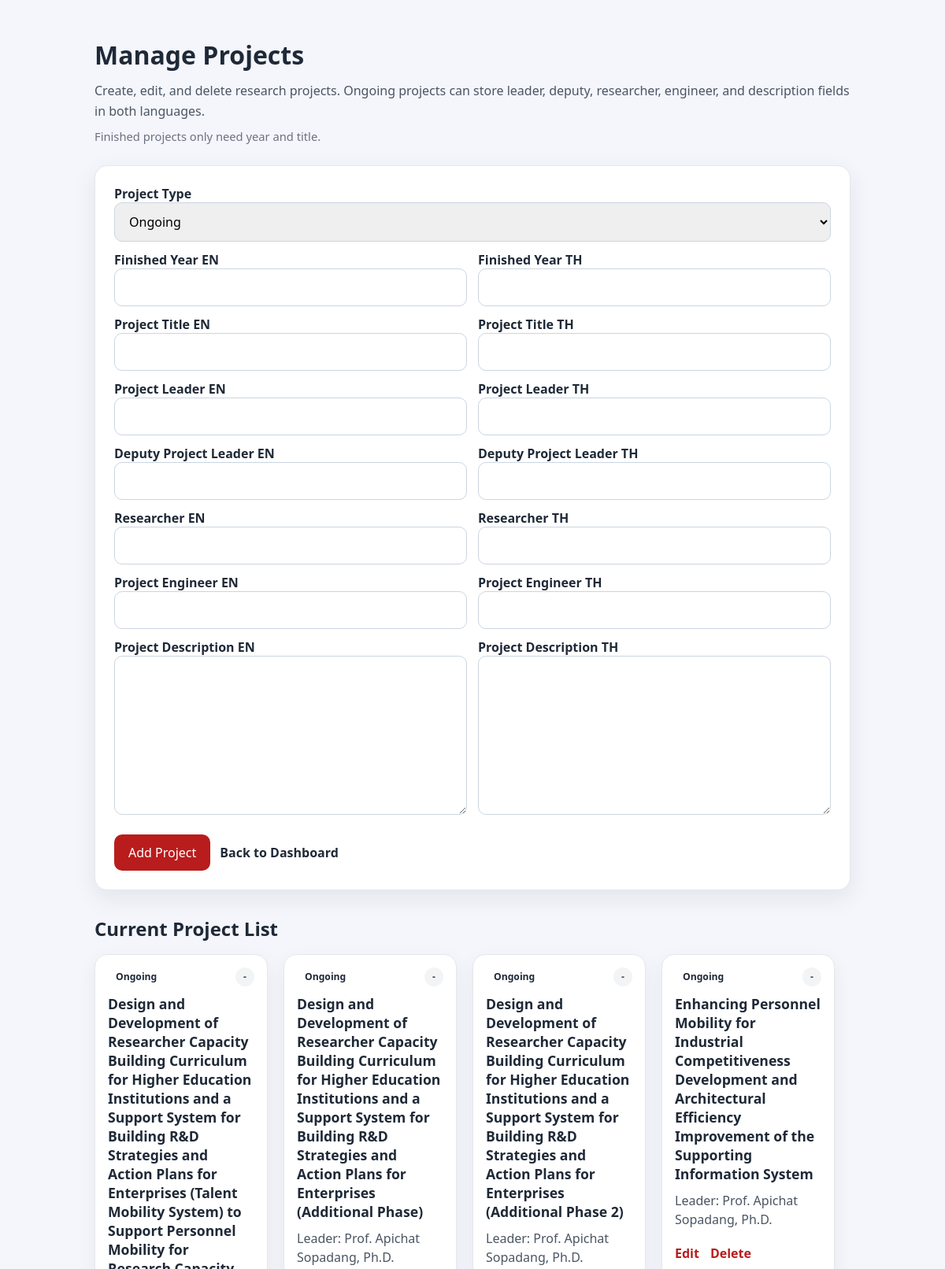
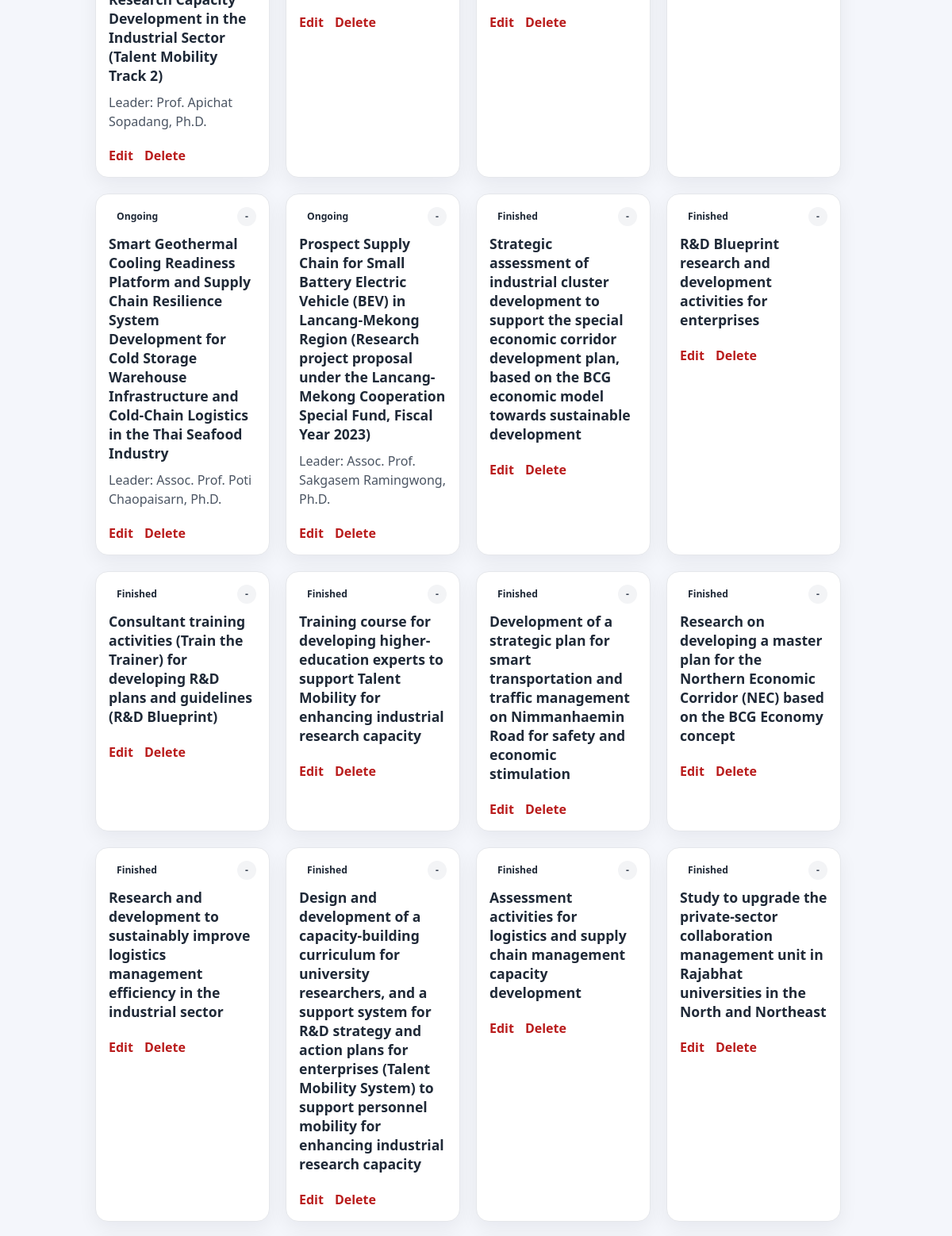
The app's page /0630_SCEMadmin/projects (signed in, upper part) with its own data (2 pictures, top to bottom).
### tables this page shows
CREATE TABLE research_projects (
            id INTEGER PRIMARY KEY AUTOINCREMENT,
            project_type TEXT NOT NULL CHECK (project_type IN ('ongoing', 'finished')),
            sort_order INTEGER NOT NULL DEFAULT 0,
            year_en TEXT,
            year_th TEXT,
            title_en TEXT NOT NULL,
            title_th TEXT NOT NULL,
            leader_en TEXT,
            leader_th TEXT,
            deputy_en TEXT,
            deputy_th TEXT,
            researcher_en TEXT,
            researcher_th TEXT,
            engineer_en TEXT,
            engineer_th TEXT,
            description_en TEXT,
            description_th TEXT
        );

### routes/admin_routes.py (the view, shortened to what this page needs)
@admin_bp.route("/projects", methods=["GET", "POST"])
@login_required
def projects():
    editing_project = None
    success_message = None
    edit_id = request.args.get("edit_id", type=int)
    if edit_id:
        editing_project = get_project_by_id(edit_id)
    project_list = get_all_projects()
    return render_template(
        "admin_projects.html",
        project_list=project_list,
        editing_project=editing_project,
        success_message=success_message,
    )

### database.py (called while the page is built)
def get_db_connection():
    connection = sqlite3.connect(DATABASE_PATH)
    connection.row_factory = sqlite3.Row
    return connection

def ensure_research_projects_table():
    connection = get_db_connection()
    connection.execute(
        """
        CREATE TABLE IF NOT EXISTS research_projects (
            id INTEGER PRIMARY KEY AUTOINCREMENT,
            project_type TEXT NOT NULL CHECK (project_type IN ('ongoing', 'finished')),
            sort_order INTEGER NOT NULL DEFAULT 0,
            year_en TEXT,
            year_th TEXT,
            title_en TEXT NOT NULL,
            title_th TEXT NOT NULL,
            leader_en TEXT,
            leader_th TEXT,
            deputy_en TEXT,
            deputy_th TEXT,
            researcher_en TEXT,
            researcher_th TEXT,
            engineer_en TEXT,
            engineer_th TEXT,
            description_en TEXT,
            description_th TEXT
        )
        """
    )
    connection.commit()
    connection.close()

def get_all_projects():
    ensure_research_projects_table()
    connection = get_db_connection()
    projects = connection.execute(
        """
        SELECT *
        FROM research_projects
        ORDER BY CASE project_type WHEN 'ongoing' THEN 0 ELSE 1 END, sort_order ASC, id ASC
        """
    ).fetchall()
    connection.close()
    return projects

### routes/admin_routes.py (called while the page is built)
def login_required(view_function):
    @wraps(view_function)
    def wrapped_view(*args, **kwargs):
        if "admin_id" not in session:
            return redirect(url_for("auth.login"))
        return view_function(*args, **kwargs)
    return wrapped_view

### templates/admin_projects.html (shortened to what this page needs)
<!DOCTYPE html>
<html lang="zh-Hant">
<head>
    <link rel="stylesheet" href="{{ url_for('static', filename='css/admin.css') }}">
</head>
<body>
    <main class="admin-form-page">
        <section class="admin-form-header">
            <h1>Manage Projects</h1>
            <p>Create, edit, and delete research projects. Ongoing projects can store leader, deputy, researcher, engineer, and description fields in both languages.</p>
            <p class="admin-form-hint">Finished projects only need year and title.</p>
        </section>
        <form method="POST" class="admin-form-card">
            <div class="admin-form-grid">
                <div>
                    <label for="project_type">Project Type</label>
                    <select id="project_type" name="project_type">
                        <option value="ongoing" {% if not editing_project or editing_project['project_type'] == 'ongoing' %}selected{% endif %}>Ongoing</option>
                    </select>
                </div>
            </div>
            <div class="admin-form-grid admin-form-grid-two">
                <div>
                    <label for="year_en">Finished Year EN</label>
                    <input type="text" id="year_en" name="year_en" value="{{ editing_project['year_en'] if editing_project else '' }}">
                </div>
                <div>
                    <label for="year_th">Finished Year TH</label>
                    <input type="text" id="year_th" name="year_th" value="{{ editing_project['year_th'] if editing_project else '' }}">
                </div>
            </div>
            <div class="admin-form-grid admin-form-grid-two">
                <div>
                    <label for="title_en">Project Title EN</label>
                    <input type="text" id="title_en" name="title_en" value="{{ editing_project['title_en'] if editing_project else '' }}" required>
                </div>
                <div>
                    <label for="title_th">Project Title TH</label>
                    <input type="text" id="title_th" name="title_th" value="{{ editing_project['title_th'] if editing_project else '' }}" required>
                </div>
            </div>
            <div class="admin-form-grid admin-form-grid-two">
                <div>
                    <label for="leader_en">Project Leader EN</label>
                    <input type="text" id="leader_en" name="leader_en" value="{{ editing_project['leader_en'] if editing_project else '' }}">
                </div>
                <div>
                    <label for="leader_th">Project Leader TH</label>
                    <input type="text" id="leader_th" name="leader_th" value="{{ editing_project['leader_th'] if editing_project else '' }}">
                </div>
            </div>
            <div class="admin-form-grid admin-form-grid-two">
                <div>
                    <label for="deputy_en">Deputy Project Leader EN</label>
                    <input type="text" id="deputy_en" name="deputy_en" value="{{ editing_project['deputy_en'] if editing_project else '' }}">
                </div>
                <div>
                    <label for="deputy_th">Deputy Project Leader TH</label>
                    <input type="text" id="deputy_th" name="deputy_th" value="{{ editing_project['deputy_th'] if editing_project else '' }}">
                </div>
            </div>
            <div class="admin-form-grid admin-form-grid-two">
                <div>
                    <label for="researcher_en">Researcher EN</label>
                    <input type="text" id="researcher_en" name="researcher_en" value="{{ editing_project['researcher_en'] if editing_project else '' }}">
                </div>
                <div>
                    <label for="researcher_th">Researcher TH</label>
                    <input type="text" id="researcher_th" name="researcher_th" value="{{ editing_project['researcher_th'] if editing_project else '' }}">
                </div>
            </div>
            <div class="admin-form-grid admin-form-grid-two">
                <div>
                    <label for="engineer_en">Project Engineer EN</label>
                    <input type="text" id="engineer_en" name="engineer_en" value="{{ editing_project['engineer_en'] if editing_project else '' }}">
                </div>
                <div>
                    <label for="engineer_th">Project Engineer TH</label>
                    <input type="text" id="engineer_th" name="engineer_th" value="{{ editing_project['engineer_th'] if editing_project else '' }}">
                </div>
            </div>
            <div class="admin-form-grid admin-form-grid-two">
                <div>
                    <label for="description_en">Project Description EN</label>
                    <textarea id="description_en" name="description_en" rows="8">{{ editing_project['description_en'] if editing_project else '' }}</textarea>
                </div>
                <div>
                    <label for="description_th">Project Description TH</label>
                    <textarea id="description_th" name="description_th" rows="8">{{ editing_project['description_th'] if editing_project else '' }}</textarea>
                </div>
            </div>
            <div class="admin-form-actions">
                <button type="submit">{% if editing_project %}Update Project{% else %}Add Project{% endif %}</button>
                {% if editing_project %}
                    <a class="secondary-link" href="{{ url_for('admin.projects') }}">Cancel Edit</a>
                {% else %}
                    <a class="secondary-link" href="{{ url_for('admin.dashboard') }}">Back to Dashboard</a>
                {% endif %}
            </div>
        </form>
        <section class="staff-admin-list">
            <h2>Current Project List</h2>
            <div class="staff-admin-grid">
                {% for project in project_list %}
                    <article class="staff-admin-card">
                        <div class="project-admin-topline">
                            <span class="project-admin-type {% if project['project_type'] == 'ongoing' %}ongoing-pill{% else %}finished-pill{% endif %}">{{ project['project_type']|capitalize }}</span>
                            <span class="project-admin-year">{{ project['year_en'] or '-' }}</span>
                        </div>
                        <h3>{{ project['title_en'] }}</h3>
                        {% if project['project_type'] == 'ongoing' and project['leader_en'] %}
                            <p>Leader: {{ project['leader_en'] }}</p>
                        {% endif %}
                        <div class="staff-admin-actions">
                            <a href="{{ url_for('admin.projects', edit_id=project['id']) }}">Edit</a>
                            <form method="POST" class="admin-inline-form" onsubmit="return confirm('Delete this project?');">
                                <button type="submit" class="link-button">Delete</button>
                            </form>
                        </div>
                    </article>
                {% endfor %}
            </div>
        </section>
    </main>
</body>
</html>

### static/css/admin.css (style rules this page uses)
body { margin: 0; font-family: "Segoe UI", Tahoma, Geneva, Verdana, sans-serif; background: #f4f6fb; color: #1f2937; }
.admin-form-page { max-width: 960px; margin: 0 auto; padding: 48px 24px 64px; }
.admin-form-header { margin-bottom: 24px; }
.admin-form-header h1 { margin: 0 0 12px; font-size: 2rem; }
.admin-form-header p { margin: 0; color: #4b5563; line-height: 1.6; }
.admin-form-hint { margin-top: 8px !important; font-size: 0.92rem; color: #6b7280 !important; }
.admin-form-grid { display: grid; gap: 14px; }
.admin-form-grid-two { grid-template-columns: repeat(2, minmax(0, 1fr)); }
.admin-form-grid textarea { min-height: 120px; }
.admin-form-card { display: grid; gap: 12px; padding: 24px; background: #ffffff; border: 1px solid #e5e7eb; border-radius: 16px; box-shadow: 0 10px 30px rgba(15, 23, 42, 0.08); }
.admin-form-card label { font-weight: 600; }
.admin-form-card input, .admin-form-card textarea, .admin-form-card select { width: 100%; padding: 12px 14px; border: 1px solid #cbd5e1; border-radius: 10px; font: inherit; box-sizing: border-box; }
.admin-form-card textarea { resize: vertical; min-height: 160px; }
.admin-form-actions { display: flex; gap: 12px; align-items: center; margin-top: 8px; }
.admin-form-actions button { padding: 12px 18px; border: none; border-radius: 10px; background: #b91c1c; color: #ffffff; font: inherit; cursor: pointer; }
.secondary-link { color: #1f2937; text-decoration: none; font-weight: 600; }
.staff-admin-list { margin-top: 32px; }
.staff-admin-list h2 { margin: 0 0 16px; }
.staff-admin-grid { display: grid; grid-template-columns: repeat(auto-fit, minmax(180px, 220px)); gap: 20px; }
.staff-admin-card { background: #ffffff; border: 1px solid #e5e7eb; border-radius: 16px; padding: 16px; box-shadow: 0 8px 24px rgba(15, 23, 42, 0.06); display: flex; flex-direction: column; }
.staff-admin-card h3 { margin: 0 0 10px; font-size: 1.1rem; }
.project-admin-topline { display: flex; align-items: center; justify-content: space-between; gap: 10px; margin-bottom: 10px; }
.project-admin-type, .project-admin-year { display: inline-flex; align-items: center; justify-content: center; padding: 6px 10px; border-radius: 999px; font-size: 0.76rem; font-weight: 700; line-height: 1; }
.project-admin-year { background: #f3f4f6; color: #374151; }
.staff-admin-card p { margin: 0 0 8px; color: #4b5563; line-height: 1.5; }
.staff-admin-actions { display: flex; gap: 14px; margin-top: 12px; }
.staff-admin-actions a { color: #b91c1c; text-decoration: none; font-weight: 600; }
.admin-inline-form { margin-top: auto; }
.link-button { padding: 0; border: none; background: transparent; color: #b91c1c; font: inherit; font-weight: 600; cursor: pointer; }

### records on screen
research_projects: project_type "Ongoing", year_en "-", title_en "Design and Development of Researcher Capacity Building Curriculum for Higher Education Institutions and a Support System for Building R&D Strategies and Action Plans for Enterprises (Talent Mobility System) to Support Personnel Mobility for Research Capacity Development in the Industrial Sector (Talent Mobility Track 2)", leader_en "Prof. Apichat Sopadang, Ph.D."
research_projects: project_type "Ongoing", year_en "-", title_en "Design and Development of Researcher Capacity Building Curriculum for Higher Education Institutions and a Support System for Building R&D Strategies and Action Plans for Enterprises (Additional Phase)", leader_en "Prof. Apichat Sopadang, Ph.D."
research_projects: project_type "Ongoing", year_en "-", title_en "Design and Development of Researcher Capacity Building Curriculum for Higher Education Institutions and a Support System for Building R&D Strategies and Action Plans for Enterprises (Additional Phase 2)", leader_en "Prof. Apichat Sopadang, Ph.D."
research_projects: project_type "Ongoing", year_en "-", title_en "Enhancing Personnel Mobility for Industrial Competitiveness Development and Architectural Efficiency Improvement of the Supporting Information System", leader_en "Prof. Apichat Sopadang, Ph.D."
research_projects: project_type "Ongoing", year_en "-", title_en "Smart Geothermal Cooling Readiness Platform and Supply Chain Resilience System Development for Cold Storage Warehouse Infrastructure and Cold-Chain Logistics in the Thai Seafood Industry", leader_en "Assoc. Prof. Poti Chaopaisarn, Ph.D."
research_projects: project_type "Ongoing", year_en "-", title_en "Prospect Supply Chain for Small Battery Electric Vehicle (BEV) in Lancang-Mekong Region (Research project proposal under the Lancang-Mekong Cooperation Special Fund, Fiscal Year 2023)", leader_en "Assoc. Prof. Sakgasem Ramingwong, Ph.D."
research_projects: project_type "Finished", year_en "-", title_en "Strategic assessment of industrial cluster development to support the special economic corridor development plan, based on the BCG economic model towards sustainable development"
research_projects: project_type "Finished", year_en "-", title_en "R&D Blueprint research and development activities for enterprises"
research_projects: project_type "Finished", year_en "-", title_en "Consultant training activities (Train the Trainer) for developing R&D plans and guidelines (R&D Blueprint)"
research_projects: project_type "Finished", year_en "-", title_en "Training course for developing higher-education experts to support Talent Mobility for enhancing industrial research capacity"
research_projects: project_type "Finished", year_en "-", title_en "Development of a strategic plan for smart transportation and traffic management on Nimmanhaemin Road for safety and economic stimulation"
research_projects: project_type "Finished", year_en "-", title_en "Research on developing a master plan for the Northern Economic Corridor (NEC) based on the BCG Economy concept"
research_projects: project_type "Finished", year_en "-", title_en "Research and development to sustainably improve logistics management efficiency in the industrial sector"
research_projects: project_type "Finished", year_en "-", title_en "Design and development of a capacity-building curriculum for university researchers, and a support system for R&D strategy and action plans for enterprises (Talent Mobility System) to support personnel mobility for enhancing industrial research capacity"
research_projects: project_type "Finished", year_en "-", title_en "Assessment activities for logistics and supply chain management capacity development"
research_projects: project_type "Finished", year_en "-", title_en "Study to upgrade the private-sector collaboration management unit in Rajabhat universities in the North and Northeast"
